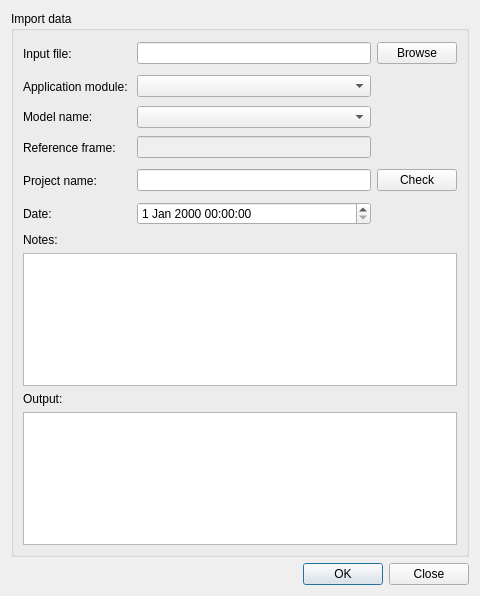
<?xml version="1.0" encoding="UTF-8"?>
<ui version="4.0">
 <class>ImportProject</class>
 <widget class="QDialog" name="ImportProject">
  <property name="geometry">
   <rect>
    <x>0</x>
    <y>0</y>
    <width>480</width>
    <height>596</height>
   </rect>
  </property>
  <property name="windowTitle">
   <string>Import Project</string>
  </property>
  <layout class="QGridLayout" name="gridLayout">
   <item row="1" column="0">
    <widget class="QDialogButtonBox" name="buttonBox">
     <property name="orientation">
      <enum>Qt::Horizontal</enum>
     </property>
     <property name="standardButtons">
      <set>QDialogButtonBox::Close|QDialogButtonBox::Ok</set>
     </property>
    </widget>
   </item>
   <item row="0" column="0">
    <widget class="QGroupBox" name="groupBox">
     <property name="title">
      <string>Import data </string>
     </property>
     <property name="flat">
      <bool>false</bool>
     </property>
     <layout class="QGridLayout" name="gridLayout_2">
      <item row="0" column="0">
       <layout class="QGridLayout" name="gridLayout_4">
        <item row="0" column="2">
         <widget class="QLineEdit" name="lineEditInputFile"/>
        </item>
        <item row="0" column="0">
         <widget class="QLabel" name="label">
          <property name="minimumSize">
           <size>
            <width>0</width>
            <height>27</height>
           </size>
          </property>
          <property name="text">
           <string>Input file: </string>
          </property>
         </widget>
        </item>
        <item row="0" column="3">
         <widget class="QPushButton" name="btnBrowseInputFile">
          <property name="text">
           <string>Browse</string>
          </property>
         </widget>
        </item>
        <item row="4" column="0">
         <widget class="QLabel" name="lblProjectName">
          <property name="minimumSize">
           <size>
            <width>0</width>
            <height>27</height>
           </size>
          </property>
          <property name="text">
           <string>Project name: </string>
          </property>
         </widget>
        </item>
        <item row="4" column="2">
         <widget class="QLineEdit" name="lineEditDbSchema">
          <property name="text">
           <string/>
          </property>
         </widget>
        </item>
        <item row="4" column="3">
         <widget class="QPushButton" name="btnProjectName">
          <property name="enabled">
           <bool>true</bool>
          </property>
          <property name="text">
           <string>Check</string>
          </property>
         </widget>
        </item>
        <item row="6" column="2">
         <widget class="QDateTimeEdit" name="dateTimeEdit"/>
        </item>
        <item row="6" column="0">
         <widget class="QLabel" name="label_3">
          <property name="minimumSize">
           <size>
            <width>0</width>
            <height>27</height>
           </size>
          </property>
          <property name="text">
           <string>Date: </string>
          </property>
         </widget>
        </item>
        <item row="3" column="0">
         <widget class="QLabel" name="label_5">
          <property name="minimumSize">
           <size>
            <width>0</width>
            <height>27</height>
           </size>
          </property>
          <property name="text">
           <string>Reference frame: </string>
          </property>
         </widget>
        </item>
        <item row="3" column="2">
         <widget class="QLineEdit" name="lineEditRefFrame">
          <property name="enabled">
           <bool>false</bool>
          </property>
         </widget>
        </item>
        <item row="1" column="2">
         <widget class="QComboBox" name="cmbBoxAppModule">
          <property name="enabled">
           <bool>true</bool>
          </property>
         </widget>
        </item>
        <item row="1" column="0">
         <widget class="QLabel" name="label_6">
          <property name="minimumSize">
           <size>
            <width>0</width>
            <height>27</height>
           </size>
          </property>
          <property name="text">
           <string>Application module: </string>
          </property>
         </widget>
        </item>
        <item row="2" column="2">
         <widget class="QComboBox" name="cmbBoxIliModelName"/>
        </item>
        <item row="2" column="0">
         <widget class="QLabel" name="label_7">
          <property name="text">
           <string>Model name: </string>
          </property>
         </widget>
        </item>
       </layout>
      </item>
      <item row="2" column="0">
       <layout class="QVBoxLayout" name="verticalLayout">
        <item>
         <widget class="QLabel" name="label_4">
          <property name="text">
           <string>Output:</string>
          </property>
         </widget>
        </item>
        <item>
         <widget class="QPlainTextEdit" name="textEditImportOutput">
          <property name="font">
           <font>
            <pointsize>8</pointsize>
           </font>
          </property>
          <property name="layoutDirection">
           <enum>Qt::LeftToRight</enum>
          </property>
          <property name="lineWrapMode">
           <enum>QPlainTextEdit::NoWrap</enum>
          </property>
          <property name="readOnly">
           <bool>true</bool>
          </property>
         </widget>
        </item>
       </layout>
      </item>
      <item row="1" column="0">
       <layout class="QVBoxLayout" name="verticalLayout_2">
        <item>
         <widget class="QLabel" name="label_2">
          <property name="text">
           <string>Notes:</string>
          </property>
         </widget>
        </item>
        <item>
         <widget class="QPlainTextEdit" name="textEditNotes"/>
        </item>
       </layout>
      </item>
     </layout>
    </widget>
   </item>
  </layout>
 </widget>
 <resources/>
 <connections>
  <connection>
   <sender>buttonBox</sender>
   <signal>accepted()</signal>
   <receiver>ImportProject</receiver>
   <slot>accept()</slot>
   <hints>
    <hint type="sourcelabel">
     <x>248</x>
     <y>254</y>
    </hint>
    <hint type="destinationlabel">
     <x>157</x>
     <y>274</y>
    </hint>
   </hints>
  </connection>
  <connection>
   <sender>buttonBox</sender>
   <signal>rejected()</signal>
   <receiver>ImportProject</receiver>
   <slot>reject()</slot>
   <hints>
    <hint type="sourcelabel">
     <x>316</x>
     <y>260</y>
    </hint>
    <hint type="destinationlabel">
     <x>286</x>
     <y>274</y>
    </hint>
   </hints>
  </connection>
 </connections>
</ui>
